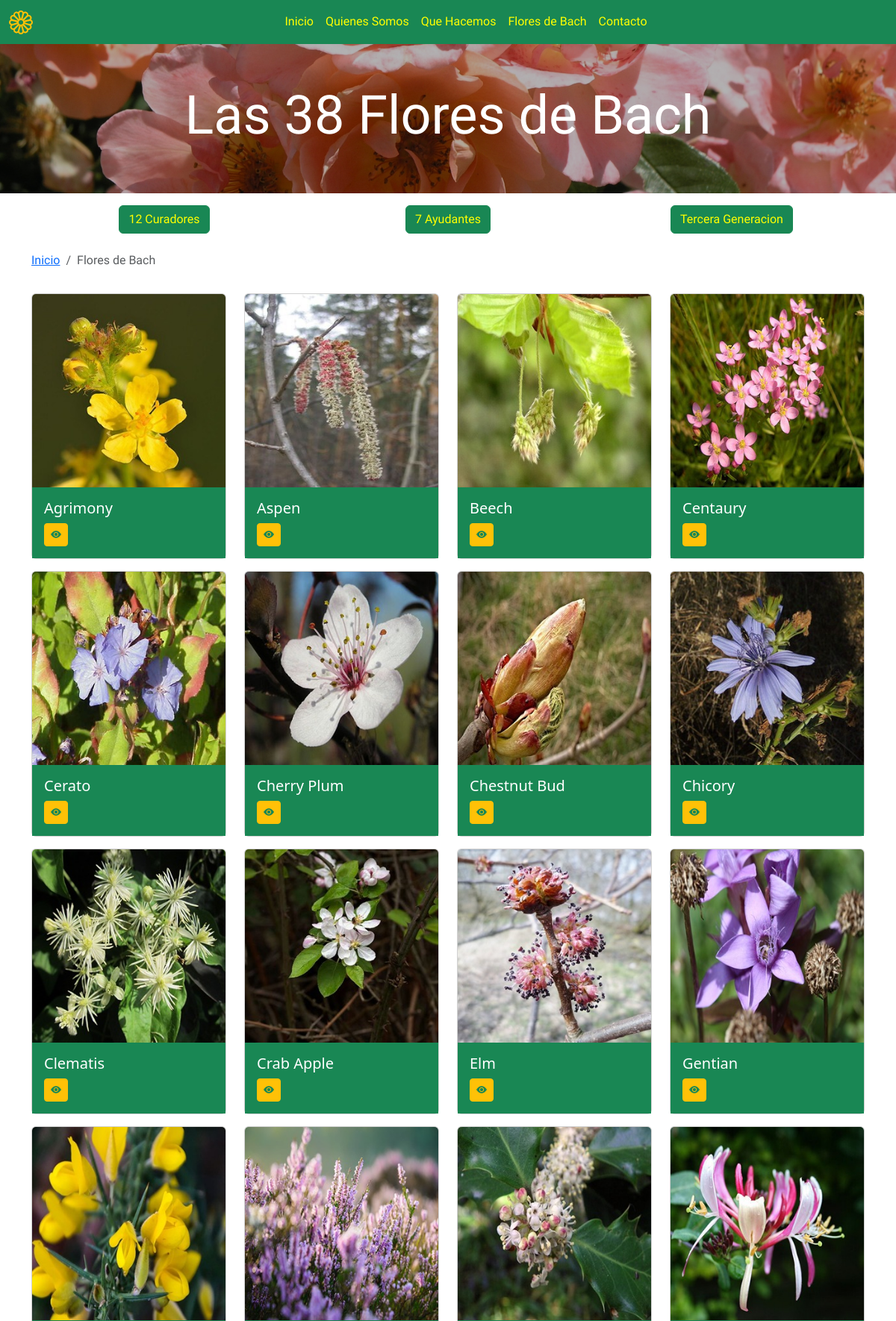
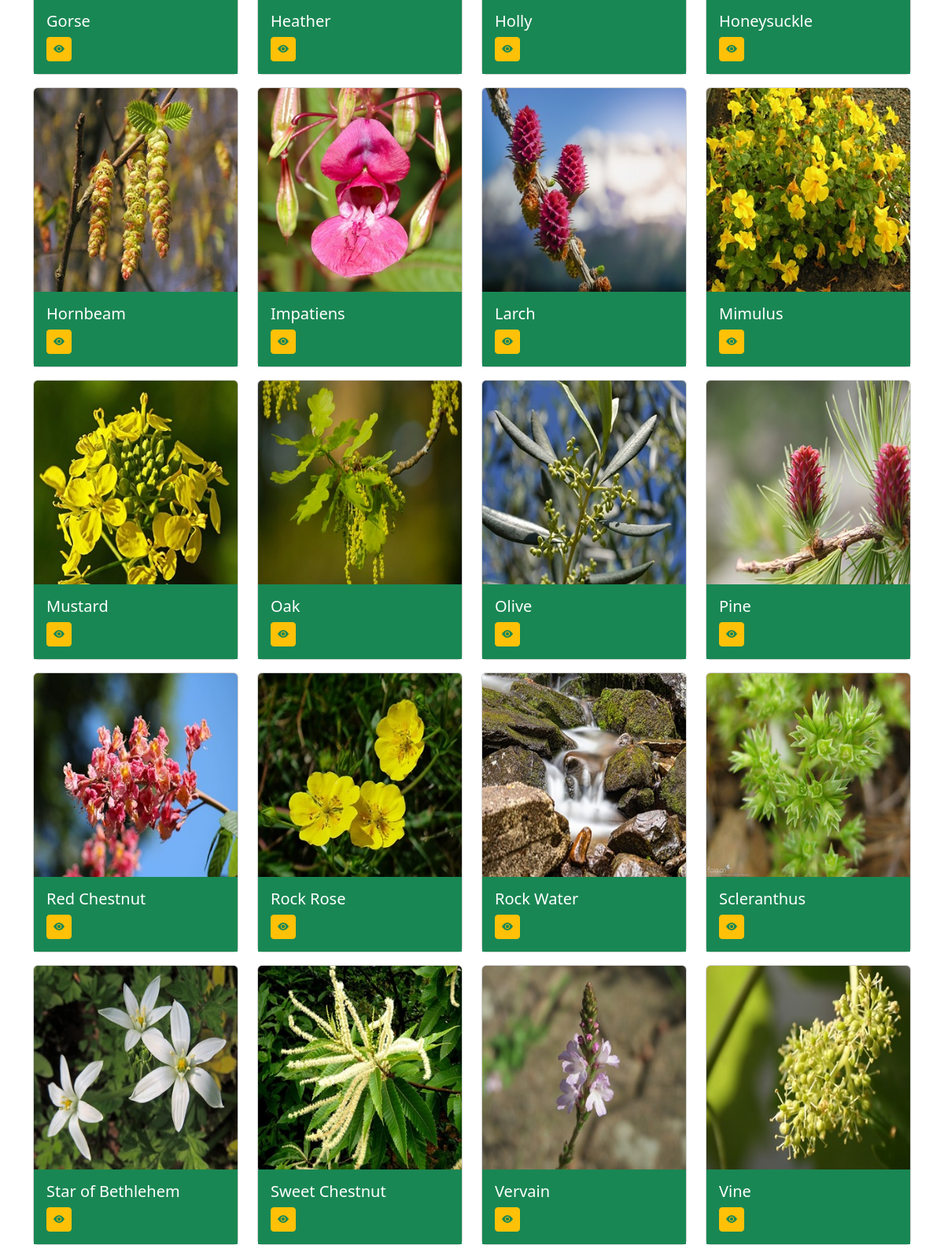
The page /floresdebach.php (upper part) on the database its author committed (2 pictures, top to bottom).
### tables this page shows
CREATE TABLE `plantas` (
  `id` int NOT NULL,
  `nombre` varchar(255) NOT NULL,
  `descripcion` text NOT NULL,
  `imagen` varchar(255) NOT NULL
);

### floresdebach.php (the view, shortened to what this page needs)
<?php include 'templates/header.php'; ?>
<?php include 'templates/navbar.php'; ?>
<div class="container-fluid d-flex justify-content-center align-items-center mich" style="background-image:linear-gradient(rgba(0, 0, 0, 0.3), rgba(0, 0, 0, 0.3)), url('img/cinco-min.jpg');background-size:cover;height:200px;background-position:center;">
        <h1 class="text-white display-2">Las 38 Flores de Bach</h1>
     </div>
<div class="container">
   <div class="row mt-3">
    <div class="col-md-4 d-flex justify-content-center mb-2 mich ">
        <a href="curadores" class="btn btn-success " style="color:yellow;">12 Curadores</a>
    </div>
    <div class="col-md-4 d-flex justify-content-center mb-2 mich ">
        <a href="ayudantes" class="btn btn-success " style="color:yellow;">7 Ayudantes</a>
    </div>
    <div class="col-md-4 d-flex justify-content-center  mb-2 mich ">
        <a href="tercerageneracion" class="btn btn-success " style="color:yellow;">Tercera Generacion</a>
    </div>
</div>
<div class="row mt-3">
          <div class="col-md-4 mich">
          <nav aria-label="breadcrumb">
                  <ol class="breadcrumb">
                  <li class="breadcrumb-item"><a href="index">Inicio</a></li>
                 <li class="breadcrumb-item active" aria-current="page">Flores de Bach</li>
                 </ol>
               </nav>
          </div>
        </div>
<div class="row mt-3">
         <?php
                include "config/db.php";
                $query = "select * from plantas";
                $result = mysqli_query($conn,$query);
            ?>
            <?php while($row = mysqli_fetch_array($result)){ ?>
            <div class="col-md-3">
                <div class="card mb-3" style="">
                  <img src="imagenes/<?php echo $row['imagen']; ?>" class="card-img-top" alt="...">
                    <div class="card-body bg-success">
                       <h5 class="card-title text-white"><?php echo $row['nombre']; ?></h5>
                      <button data-bs-toggle="modal" data-id='<?php echo $row['id']; ?>' class="btn btn-warning btn-sm florinfo">
                      <i class="bi bi-eye-fill text-success"></i>
                     </button>
  </div>
</div>
             </div>
            <?php } ?>
</div>
  </div>
<?php include 'templates/footer.php'; ?>

### css/typo.css (style rules this page uses)
.mich { font-family: 'Michroma', sans-serif; }

### rows shown on the page
plantas: imagen (picture), nombre "Agrimony"
plantas: imagen (picture), nombre "Aspen"
plantas: imagen (picture), nombre "Beech"
plantas: imagen (picture), nombre "Centaury"
plantas: imagen (picture), nombre "Cerato"
plantas: imagen (picture), nombre "Cherry Plum"
plantas: imagen (picture), nombre "Chestnut Bud"
plantas: imagen (picture), nombre "Chicory"
plantas: imagen (picture), nombre "Clematis"
plantas: imagen (picture), nombre "Crab Apple"
plantas: imagen (picture), nombre "Elm"
plantas: imagen (picture), nombre "Gentian"
plantas: imagen (picture), nombre "Gorse"
plantas: imagen (picture), nombre "Heather"
plantas: imagen (picture), nombre "Holly"
plantas: imagen (picture), nombre "Honeysuckle"
plantas: imagen (picture), nombre "Hornbeam"
plantas: imagen (picture), nombre "Impatiens"
plantas: imagen (picture), nombre "Larch"
plantas: imagen (picture), nombre "Mimulus"
plantas: imagen (picture), nombre "Mustard"
plantas: imagen (picture), nombre "Oak"
plantas: imagen (picture), nombre "Olive"
plantas: imagen (picture), nombre "Pine"
plantas: imagen (picture), nombre "Red Chestnut"
plantas: imagen (picture), nombre "Rock Rose"
plantas: imagen (picture), nombre "Rock Water"
plantas: imagen (picture), nombre "Scleranthus"
plantas: imagen (picture), nombre "Star of Bethlehem"
plantas: imagen (picture), nombre "Sweet Chestnut"
plantas: imagen (picture), nombre "Vervain"
plantas: imagen (picture), nombre "Vine"
